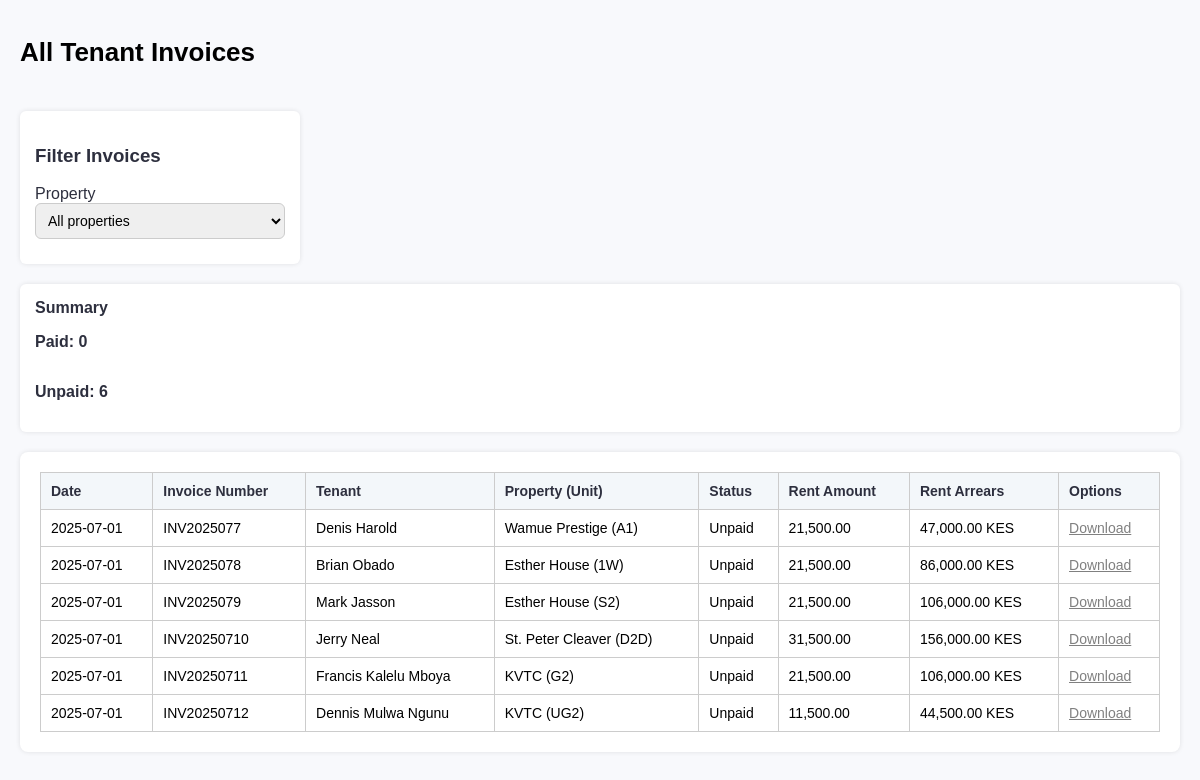
The app's page /Admin/Invoices.php (signed in) with its own data.
### tables this page shows
CREATE TABLE `users` (
  `id` int(11) NOT NULL,
  `name` varchar(255) DEFAULT NULL,
  `id_number` varchar(20) DEFAULT NULL,
  `phone` varchar(20) DEFAULT NULL,
  `email` varchar(255) DEFAULT NULL,
  `password` varchar(255) DEFAULT NULL,
  `unit` varchar(100) DEFAULT NULL,
  `property` varchar(100) DEFAULT NULL,
  `move_in_date` date DEFAULT NULL,
  `rent_amount` decimal(10,2) DEFAULT NULL,
  `security_deposit` decimal(10,2) DEFAULT NULL
);

### Admin/Invoices.php (the view, shortened to what this page needs)
<!DOCTYPE html>
<html lang="en">
<head>
    <link rel="stylesheet" href="styles.css">
</head>
<body>
    <div class="container">
        <header>
            <h1>All Tenant Invoices</h1>
        </header>
        <div class="filters">
            <h3>Filter Invoices</h3>
            <form method="GET" action="">
                <label for="property">Property</label>
                <select id="property" name="property" onchange="this.form.submit()">
                    <option value="">All properties</option>
                    <?php
                    $conn = new mysqli("localhost", "root", "", "Demo1");
                    ?>
                </select>
            </form>
        </div>
        <?php
        $usersQuery = "SELECT * FROM users WHERE id != 1 AND id NOT IN (SELECT id FROM caretaker)";
        $users = $conn->query($usersQuery);
        $invoiceMonth = date("Ym");
        $invoiceDate = date("Y-m-01");
        $paidCount = 0;
        $unpaidCount = 0;
        $arrears = [];
        $arrearsQuery = "
            SELECT
                u.id AS tenant_id,
                u.rent_amount,
                u.move_in_date,
                IFNULL(b.wifi, 0) AS wifi,
                IFNULL(b.water, 0) AS water
            FROM users u
            LEFT JOIN billing b ON u.property = b.property
            WHERE u.id != 1 AND u.id NOT IN (SELECT id FROM caretaker)
        ";
        $arrearsResult = $conn->query($arrearsQuery);
        if ($arrearsResult->num_rows > 0) {
            while ($tenant = $arrearsResult->fetch_assoc()) {
                $userId = $tenant['tenant_id'];
                $rentAmount = floatval($tenant['rent_amount']);
                $wifiAmount = floatval($tenant['wifi']);
                $waterAmount = floatval($tenant['water']);
                $moveInDate = new DateTime($tenant['move_in_date']);
                $now = new DateTime();
                $monthlyCharge = $rentAmount + $wifiAmount + $waterAmount;
                $months = ($now->format('Y') - $moveInDate->format('Y')) * 12 + ($now->format('n') - $moveInDate->format('n')) + 1;
                $required = $months * $monthlyCharge;
                if ($months >= 1) {
                    $required += $rentAmount;
                }
                $transactionStmt = $conn->prepare("SELECT SUM(amount) FROM transactions WHERE tenant_id = ?");
                $transactionStmt->bind_param("i", $userId);
                $transactionStmt->execute();
                $transactionStmt->bind_result($totalPaid);
                $totalPaid = floatval($totalPaid ?? 0);
                $amountDue = max(0, $required - $totalPaid);
                $arrears[$userId] = $amountDue;
            }
        }
        while ($user = $users->fetch_assoc()) {
            $userId = $user['id'];
            $name = $user['name'];
            $property = $user['property'];
            $unit = $user['unit'];
            $rentAmount = $user['rent_amount'];
            $moveInDate = $user['move_in_date'];
            $billingStmt = $conn->prepare("SELECT wifi, water FROM billing WHERE property = ?");
            $billingStmt->bind_param("s", $property);
            $billingStmt->execute();
            $billingStmt->bind_result($wifiAmount, $waterAmount);
            $wifiAmount = $wifiAmount ?? 0;
            $waterAmount = $waterAmount ?? 0;
            $moveIn = new DateTime($moveInDate);
            $now = new DateTime();
            $months = $moveIn->diff($now)->y * 12 + $moveIn->diff($now)->m + 1;
            $required = $months * ($rentAmount + $wifiAmount + $waterAmount);
            $transactionStmt = $conn->prepare("SELECT SUM(amount) FROM transactions WHERE tenant_id = ?");
            $transactionStmt->bind_param("i", $userId);
            $transactionStmt->execute();
            $transactionStmt->bind_result($totalPaid);
            $totalPaid = $totalPaid ?? 0;
            $status = ($totalPaid >= $required) ? 'Paid' : 'Unpaid';
            $invoiceNo = "INV{$invoiceMonth}{$userId}";
            $totalAmount = number_format($rentAmount + $wifiAmount + $waterAmount, 2);
            $rentArrears = isset($arrears[$userId]) ? $arrears[$userId] : 0.00;
            if ($status === 'Paid') {
                $paidCount++;
            } else {
                $unpaidCount++;
            }
            echo "<tr>
                <td>{$invoiceDate}</td>
                <td>{$invoiceNo}</td>
                <td>{$name}</td>
                <td>{$property} ({$unit})</td>
                <td>{$status}</td>
                <td>{$totalAmount}</td>
                <td>" . number_format($rentArrears, 2) . " KES</td>
                <td>
                    <button class='download-link' onclick='generatePDF(\"{$invoiceNo}\", \"{$name}\", \"{$property}\", \"{$unit}\", \"{$invoiceDate}\", \"{$status}\", \"{$rentAmount}\", \"{$wifiAmount}\", \"{$waterAmount}\", \"{$totalAmount}\", \"" . number_format($rentArrears, 2) . "\")'>
                        Download
                    </button>
                </td>
            </tr>";
        }
        $tableRows = ob_get_clean();
        ?>
        <div class="summary">
            <h2>Summary</h2>
            <p>Paid: <?= $paidCount ?></p>
            <p>Unpaid: <?= $unpaidCount ?></p>
        </div>
        <div class="table-container">
            <table>
                <thead>
                    <tr>
                        <th>Date</th>
                        <th>Invoice Number</th>
                        <th>Tenant</th>
                        <th>Property (Unit)</th>
                        <th>Status</th>
                        <th>Rent Amount</th>
                        <th>Rent Arrears</th>
                        <th>Options</th>
                    </tr>
                </thead>
                <tbody>
                    <?= $tableRows ?>
                </tbody>
            </table>
        </div>
    </div>
</body>
</html>

### Admin/styles.css (style rules this page uses)
body { font-family: "Inter", sans-serif; background-color: #f8f9fc; margin: 0; padding: 0; display: flex; }
.filters { background: white; padding: 15px; border-radius: 6px; box-shadow: 0px 0px 5px rgba(0, 0, 0, 0.1); width: 250px; margin-right: 20px; color: #2d2f3e; margin-bottom: 25px; }
.filters select, .filters input { width: 100%; padding: 8px; margin-bottom: 10px; border: 1px solid #ccc; border-radius: 6px; font-size: 14px; }
.container { flex: 1; padding: 20px; }
header { display: flex; align-items: center; justify-content: space-between; padding-bottom: 5px; font-size: 13px; font-weight: 400; }
.summary { background: white; padding: 15px; border-radius: 6px; display: flex; flex-direction: column; align-items: flex-start; font-size: 16px; font-weight: 600; color: #2d2f3e; margin-bottom: 20px; box-shadow: 0px 0px 5px rgba(0, 0, 0, 0.1); margin-top: 25px; }
.summary h2 { margin: 0; font-size: 16px; font-weight: 600; }
.table-container { background: white; padding: 20px; border-radius: 8px; box-shadow: 0px 0px 5px rgba(0, 0, 0, 0.1); }
table { width: 100%; border-collapse: collapse; font-size: 14px; }
th, td { border-bottom: 1px solid #ddd; padding: 12px; text-align: left; }
th { background: #f3f7fa; font-weight: 600; color: #2d2f3e; }
body { font-family: Arial, sans-serif; margin: 0; padding: 0; }
.container { padding: 20px; }
header { display: flex; justify-content: space-between; align-items: center; }
.filters, .summary { margin: 20px 0; }
.table-container table { width: 100%; border-collapse: collapse; }
.table-container th, .table-container td { border: 1px solid #ccc; padding: 10px; text-align: left; }

### Admin/Invoices.php (style rules this page uses)
.download-link { color: grey; text-decoration: underline; background: none; border: none; cursor: pointer; font-size: inherit; padding: 0; }

### records on screen
users: name "Denis Harold", property "Wamue Prestige", unit "A1", status "Unpaid", rent_amount "21,500.00", id "47,000.00"
users: name "Brian Obado", property "Esther House", unit "1W", status "Unpaid", rent_amount "21,500.00", id "86,000.00"
users: name "Mark Jasson", property "Esther House", unit "S2", status "Unpaid", rent_amount "21,500.00", id "106,000.00"
users: name "Jerry Neal", property "St. Peter Cleaver", unit "D2D", status "Unpaid", rent_amount "31,500.00", id "156,000.00"
users: name "Francis Kalelu Mboya", property "KVTC", unit "G2", status "Unpaid", rent_amount "21,500.00", id "106,000.00"
users: name "Dennis Mulwa Ngunu", property "KVTC", unit "UG2", status "Unpaid", rent_amount "11,500.00", id "44,500.00"

### other values on screen
$paidCount "0"
$unpaidCount "6"
